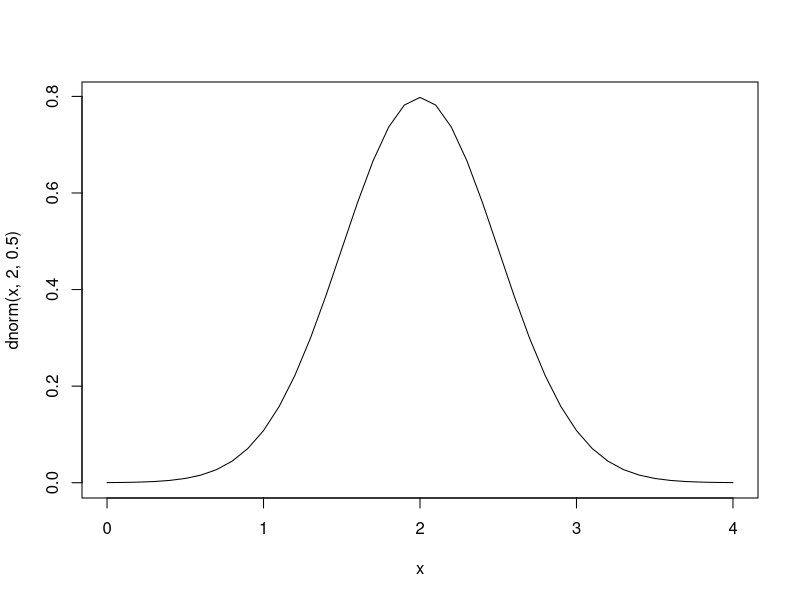

This chart was generated by the following R code:
## ---- chunk 1
# help(Distributions)

## ---- chunk 2
dnorm(25, mean=50, sd=20)
# The Above code calculates 
# P(X=25) when X ~ N(50,20)

dnorm(25)
# When no mean is given, it takes the default values of mean=0 and standard deviation =1
## ---- chunk 3
pnorm(20,56,10) 
# The Above code calculates 
# P(X<=20) when X ~ N(56,10)

pnorm(20,56,10,lower.tail=FALSE)
# The Above code calculates probablity of number larger than X
# P(X>20) when X ~ N(56,10)

## ---- chunk 4
qnorm(0.5,1,2)
# Above code gives the number associated with probablity of 0.5 which has mean=1 and standard deviaion=2

## ---- chunk 5
rnorm(4,mean=3,sd=3)
# Generates 4 random number which are normally distributed with mean =3 and standard deviation =3

## ---- chunk 6
# plotting the density function of a normal distribution: N(2, .25)
x <- seq(0, 4, 0.1) # creates a random set of numbers starting from 0 to 4 with breaks of 0.1
# Distribution of the x with probablity density function is plotted
plot(x, dnorm(x, 2, 0.5), type = "l")
## ---- chunk 7
x= c(6.2, 6.6, 7.1, 7.4, 7.6, 7.9, 8, 8.3, 8.4, 8.5, 8.6,
8.8, 8.8, 9.1, 9.2, 9.4, 9.4, 9.7, 9.9, 10.2, 10.4, 10.8,11.3, 11.9) # Entering the data

t.test(x-9,alternative="two.sided",conf.level=0.95)# Performing the t-test

## ---- chunk 8
x=c(418,421,421,422,425,427,431,434,437,439,446,447,448,453,454,463,465)          # Entering the data into the R-workspace
y=c(429,430,430,431,36,437,440,441,445,446,447)

test2<-t.test(x,y,alternative="two.sided",mu=0,var.equal=F,conf.level=0.95)       # Performing a t-test procedure, containing a confidence level of 0.95
test2
